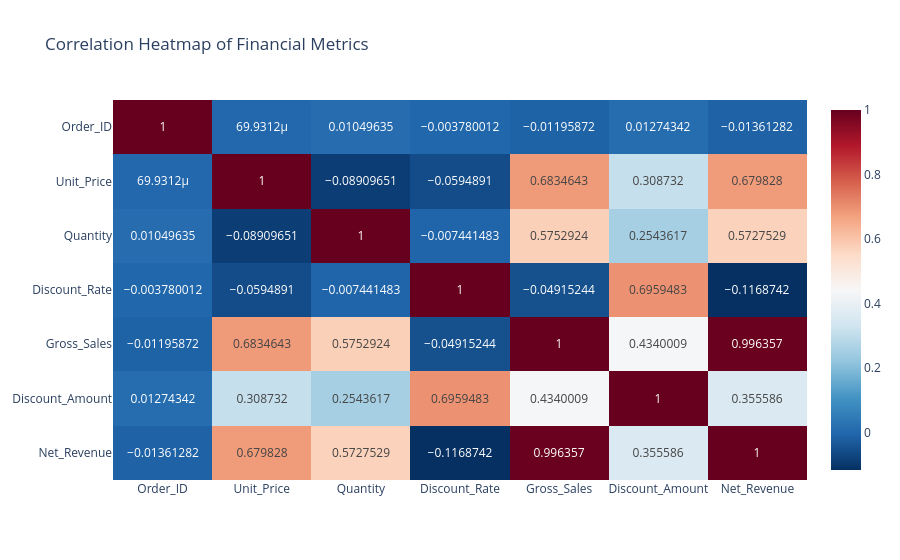

This figure's notebook cell:
### Code cell
print("--- Descriptive Statistics ---")
print(df.describe())

# Correlation Matrix
corr_matrix = df.select_dtypes(include=[np.number]).corr()

# Labelled Heatmap using Plotly
fig_heat = px.imshow(corr_matrix, 
                     text_auto=True, 
                     aspect="auto", 
                     color_continuous_scale='RdBu_r',
                     title="Correlation Heatmap of Financial Metrics")
fig_heat.show()

### Figure 1 — Plotly figure (JSON) as saved in the notebook; plotly's stock layout.template omitted (floating-point values rounded to 4 significant figures)
{"data": [{"coloraxis": "coloraxis", "hovertemplate": "x: %{x}<br>y: %{y}<br>color: %{z}<extra></extra>", "name": "0", "texttemplate": "%{z}", "type": "heatmap", "x": ["Order_ID", "Unit_Price", "Quantity", "Discount_Rate", "Gross_Sales", "Discount_Amount", "Net_Revenue"], "xaxis": "x", "y": ["Order_ID", "Unit_Price", "Quantity", "Discount_Rate", "Gross_Sales", "Discount_Amount", "Net_Revenue"], "yaxis": "y", "z": [[1.0, 6.993e-05, 0.0105, -0.00378, -0.01196, 0.01274, -0.01361], [6.993e-05, 1.0, -0.0891, -0.05949, 0.6835, 0.3087, 0.6798], [0.0105, -0.0891, 1.0, -0.007441, 0.5753, 0.2544, 0.5728], [-0.00378, -0.05949, -0.007441, 1.0, -0.04915, 0.6959, -0.1169], [-0.01196, 0.6835, 0.5753, -0.04915, 1.0, 0.434, 0.9964], [0.01274, 0.3087, 0.2544, 0.6959, 0.434, 1.0, 0.3556], [-0.01361, 0.6798, 0.5728, -0.1169, 0.9964, 0.3556, 1.0]]}], "layout": {"coloraxis": {"colorscale": [[0, "rgb(5,48,97)"], [0.1, "rgb(33,102,172)"], [0.2, "rgb(67,147,195)"], [0.3, "rgb(146,197,222)"], [0.4, "rgb(209,229,240)"], [0.5, "rgb(247,247,247)"], [0.6, "rgb(253,219,199)"], [0.7, "rgb(244,165,130)"], [0.8, "rgb(214,96,77)"], [0.9, "rgb(178,24,43)"], [1, "rgb(103,0,31)"]]}, "title": {"text": "Correlation Heatmap of Financial Metrics"}, "xaxis": {"anchor": "y", "domain": [0, 1]}, "yaxis": {"anchor": "x", "autorange": "reversed", "domain": [0, 1]}}}
